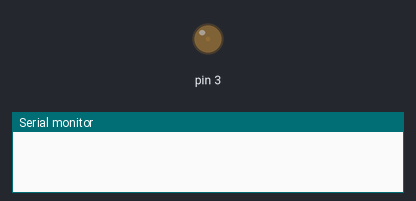
A sketch run on a simulated Arduino Uno, built with avr-gcc and run on an emulated ATmega328P. Shown: output pins drawn as LEDs (lit = HIGH), the last lines printed to the serial monitor.

Above: at 0.1 s.
At 8.1 s:
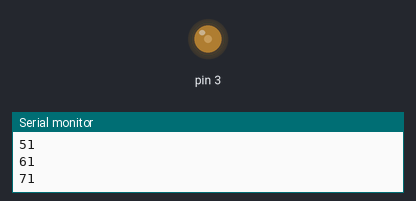
At 20.1 s:
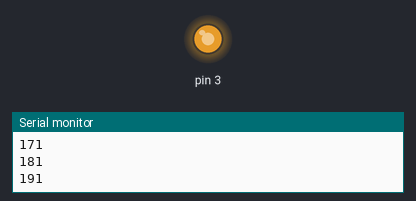
At 39.1 s:
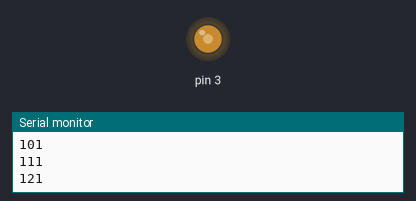
Timing chart, 0 to 40.0 s (numbered marks = the images above):
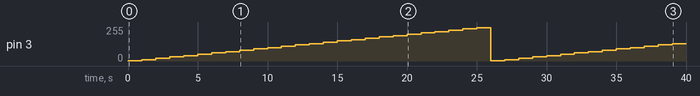

The sketch:

9.3.ino
```cpp
int d;
void setup() {
  pinMode(3,OUTPUT);
  d=1000;
}

void loop() {
  for(int n=1; n<254; n=n+10) {
    analogWrite(3,n);
    delay(d);
    Serial.begin(9600);
    Serial.println(n);
    }
}
```

Measured:
- by itself, pin 3: 0/255 → 1/255 at 0.00 s, → 11/255 1.0 s later, → 21/255 1.0 s later, → 31/255 1.0 s later, … (40 changes in this stretch)
